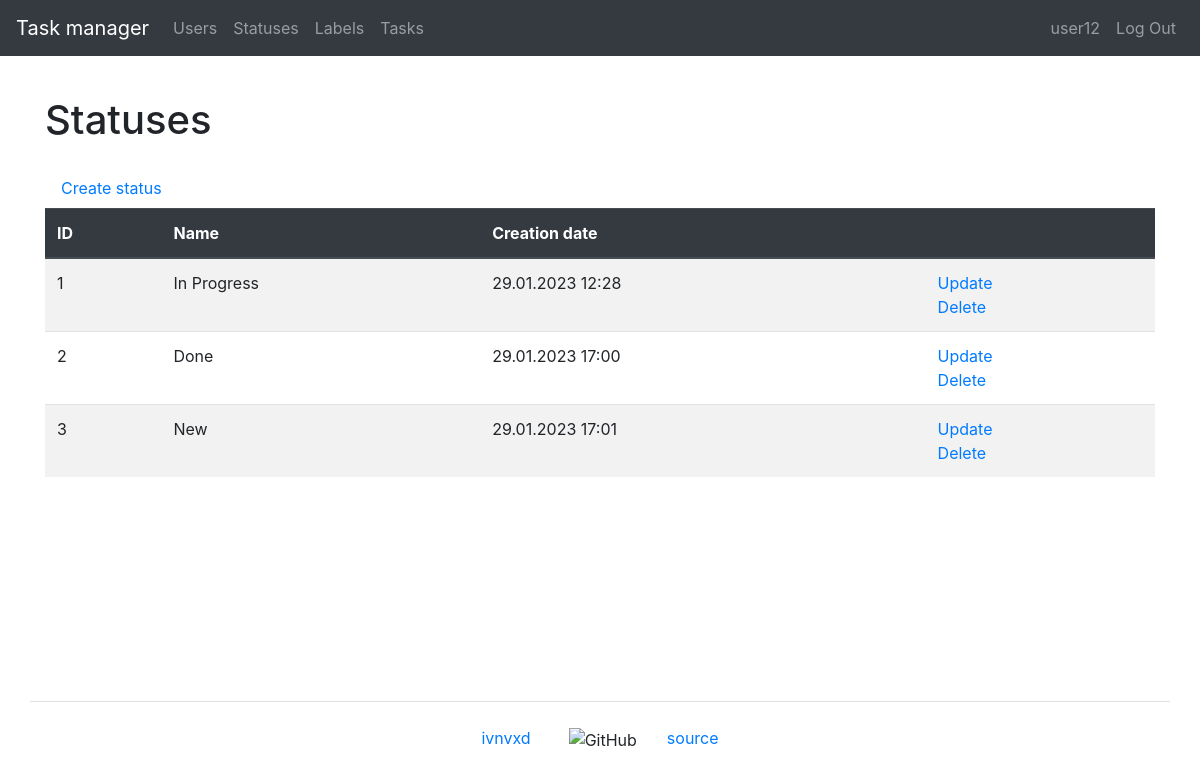
Page /statuses/ (signed in) on the committed database.
### task_manager/users/models.py (models this page shows, shortened)
class User(AbstractUser):
    first_name = models.CharField(max_length=150)
    last_name = models.CharField(max_length=150)

### task_manager/statuses/models.py (models this page shows, shortened)
class Status(models.Model):
    name = models.CharField(
        max_length=150,
        unique=True,
        blank=False,
        verbose_name=_('Name'),
    )
    date_created = models.DateTimeField(
        auto_now_add=True,
        verbose_name=_('Creation date')
    )
    class Meta:
        verbose_name = _('Status')
        verbose_name_plural = _('Statuses')

### task_manager/statuses/views.py (the view)
# urls.py: path('', StatusesListView.as_view(), name='statuses'),
class StatusesListView(AuthRequiredMixin, ListView):
    template_name = 'statuses/statuses.html'
    model = Status
    context_object_name = 'statuses'
    extra_context = {
        'title': _('Statuses')
    }

### task_manager/mixins.py (called while the page is built)
    def dispatch(self, request, *args, **kwargs):
        if not request.user.is_authenticated:
            messages.error(request, self.auth_message)
            return redirect(reverse_lazy('login'))
        return super().dispatch(request, *args, **kwargs)

### task_manager/templates/statuses/statuses.html (shortened to what this page needs)
{% extends "base.html" %}
{% load bootstrap4 %}
{% load i18n %}
{% block content %}
    <h1 class="my-4">{{ title }}</h1>
    <a class="nav-link" href="{% url 'status_create' %}">{% trans 'Create status' %}</a>
    <table class="table table-striped">
        <thead class="thead-dark">
            <tr>
                <th>ID</th>
                <th>{% trans 'Name' %}</th>
                <th>{% trans 'Creation date' %}</th>
                <th></th>
            </tr>
        </thead>
        <tbody>
            {% if statuses %}
                {% for status in statuses %}
                    <tr>
                        <td>{{ status.id }}</td>
                        <td>{{ status.name }}</td>
                        <td>{{ status.date_created|date:"d.m.Y H:i" }}</td>
                        <td>
                          <a href="{% url 'status_update' status.id %}">{% trans 'Update' %}</a>
                          <br>
                          <a href="{% url 'status_delete' status.id %}">{% trans 'Delete' %}</a>
                        </td>
                    </tr>
                {% endfor %}
            {% endif %}
        </tbody>
    </table>
{% endblock content %}

### task_manager/templates/navbar.html (shortened to what this page needs)
{% load i18n %}
<nav class="navbar navbar-expand-md navbar-dark bg-dark mb-3">
    <a class="navbar-brand" href="{% url 'home' %}">{% trans "Task manager" %}</a>
    <div class="collapse navbar-collapse" id="navbarToggleExternalContent">
        <ul class="navbar-nav mr-auto">
            <li class="nav-item">
                <a class="nav-link" href="{% url 'users' %}">{% trans "Users" %}</a>
            </li>
            {% if user.is_authenticated %}
                <li class="nav-item">
                    <a class="nav-link" href="{% url 'statuses' %}">{% trans "Statuses" %}</a>
                </li>
                <li class="nav-item">
                    <a class="nav-link" href="{% url 'labels' %}">{% trans "Labels" %}</a>
                </li>
                <li class="nav-item">
                    <a class="nav-link" href="{% url 'tasks' %}">{% trans "Tasks" %}</a>
                </li>
            {% endif %}
        </ul>
        <ul class="navbar-nav">
            {% if user.is_authenticated %}
                <li class="nav-item">
                    <a class="nav-link" href="{% url 'user_update' user.id %}">{{ user.username }}</a>
                </li>
                <li class="nav-item">
                    <a class="nav-link" href="{% url 'logout' %}">{% trans "Log Out" %}</a>
                </li>
            {% endif %}
        </ul>
    </div>
</nav>

### rows in the picture
User: username "user12"
Status: id "1", name "In Progress", date_created "29.01.2023 12:28"
Status: id "2", name "Done", date_created "29.01.2023 17:00"
Status: id "3", name "New", date_created "29.01.2023 17:01"

### other values in the picture
{{ title }} "Statuses"
